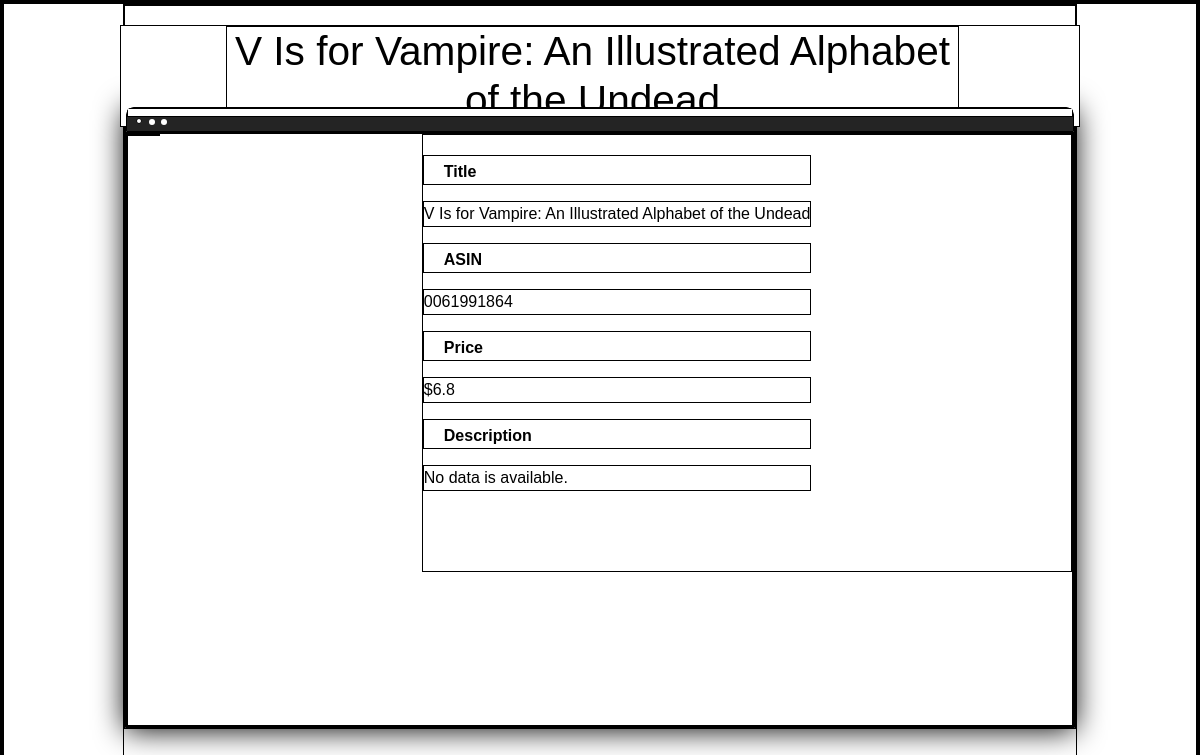
The page /book/0061991864 on the database its author committed.
### app/database/models.py (models this page shows, shortened)
class Book(db.Model):
    __tablename__ = 'books'
    id = db.Column(db.Integer, primary_key=True)
    date_of_creation = db.Column(db.DateTime, index=True, default=datetime.utcnow)
    asin = db.Column(db.String(32), index=True)
    title = db.Column(db.String(128), index=True)
    price = db.Column(db.String(32), index=True, default=None)
    imUrl = db.Column(db.String(128), index=True, default=None)
    description = db.Column(db.String(1024), default=None)
    sales_rank = db.Column(db.String(32), index=True, default=None)
    also_bought = db.Column(db.String(32), default=None)
    also_viewed = db.Column(db.String(32), default=None)
    bought_together = db.Column(db.String(32), default=None)
    buy_after_viewing = db.Column(db.String(32), default=None)

### app/rec_sys/routes.py (the view)
@bp.route('/book/<asin>')
def book(asin):
    return render_template(
        'book.html',
        title='Big Data Algorithms Project',
        book=Book.query.filter_by(asin=asin).all()[0]
    )

### app/templates/book.html (shortened to what this page needs)
<!DOCTYPE html>
<html>
<head>
    <link rel="stylesheet" href="{{ url_for('static', filename='book.css') }}">
</head>
<body ontouchstart="">
    <div class="WebsitePage ">
        <div class="WebsitePage__bd ">
            <div class="WebsitePage__inner ">
                <div class="Header ">
                        <h1 class="Header__title">{{ book.title }}</h1>
                </div>
                <article class="Snapshot ">
                    <div class="Browser Browser--large Browser--onDark">
                        <div class="Browser__chrome ">
                            <span class="Browser__dots ">
                            </span>
                            <span class="Browser__title "></span>
                        </div>
                        <div cladss="Browser__bd ">
                            <figure class="Snapshot__fig ">
                                <div class="image-container">
                                </div>
                                <div class="book-info">
                                    <h6 class="card-title"> Title </h6>
                                    <p class="card-text">{{ book.title }}</p>
                                    <h6 class="card-title"> ASIN </h6>
                                    <p class="card-text"> {{ book.asin }} </p>
                                    <h6 class="card-title"> Price </h6>
                                    {% if book.price %}
                                    <p class="card-text">${{ book.price }}</p>
                                    {% else %}
                                    <p class="card-text">No data is available.</p>
                                    {% endif %}
                                    <h6 class="card-title"> Description </h6>
                                    {% if book.description %}
                                    <p class="card-text">{{ book.description }}</p>
                                    {% else %}
                                    <p class="card-text">No data is available.</p>
                                    {% endif %}
                                 </div>
                            </figure>
                        </div>
                    </div>
                </article>
            </div>
        </div>
    </div>
</body>
</html>

### app/static/book.css (style rules this page uses)
article, aside, details, figcaption, figure, footer, header, hgroup, main, nav, section, summary { display: block; }
html { font-family: sans-serif; -ms-text-size-adjust: 100%; -webkit-text-size-adjust: 100%; }
body { margin: 0; }
h1 { font-size: 2em; margin: 0.67em 0; }
figure { margin: 0; }
*, *:before, *:after { box-sizing: border-box; }
html { font-size: 100%; -webkit-text-size-adjust: 100%; -ms-text-size-adjust: 100%; word-wrap: break-word; overflow-y: scroll; }
body { font-family: Karla, sans-serif; font-size: 13px; font-weight: normal; line-height: 1.5; letter-spacing: 0; margin: 0; padding: 0; scroll-behavior: smooth; }
h1, h2, h3, h4, h5, h6 { color: inherit; font-family: inherit; font-size: inherit; line-height: inherit; letter-spacing: inherit; font-weight: inherit; margin: 0; }
.Browser { border-radius: 5px 5px 0 0; overflow: hidden; box-shadow: 0px 2px 6px 1px rgba(0, 0, 0, 0.07); font-size: 11px; }
.Browser__chrome { display: block; height: 13px; background-color: #242424; position: relative; }
.Browser__dots { display: block; top: 5px; left: 6px; }
.Browser__dots, .Browser__dots:before, .Browser__dots:after { position: absolute; width: 4px; height: 4px; border-radius: 100%; background-color: #fff; }
.Browser__dots:before { content: ''; top: 0; left: 7px; }
.Browser__dots:after { content: ''; top: 0; left: 14px; }
.Browser__title { color: #fff; padding: 4px 48px 3px 48px; line-height: 1.5; font-size: 12px; display: block; text-align: center; width: 100%; overflow: hidden; white-space: nowrap; text-overflow: ellipsis; }
.Browser--large { border-radius: 8px 8px 0 0; }
.Browser--large .Browser__chrome { height: 25px; border-radius: 8px 8px 0 0; }
.Browser--large .Browser__dots { display: block; top: 10px; left: 9px; }
.Browser--large .Browser__dots, .Browser--large .Browser__dots:before, .Browser--large .Browser__dots:after { width: 6px; height: 6px; }
.Browser--large .Browser__dots:before { left: 12px; }
.Browser--large .Browser__dots:after { left: 24px; }
.Browser--onDark { box-shadow: 0 2px 30px #000; }
.WebsitePage { min-height: 100vh; overflow: hidden; background-color: #161616; color: #fff; -webkit-font-smoothing: antialiased; -moz-osx-font-smoothing: grayscale; }
.WebsitePage__bd { padding-left: 10%; padding-right: 10%; padding-bottom: 0; }
.WebsitePage__inner { max-width: 1200px; margin-left: auto; margin-right: auto; }
.Snapshot { max-width: 1200px; margin-left: auto; margin-right: auto; padding-top: 50px; margin-bottom: 50px; }
.Snapshot__fig { padding-bottom: 62.5%; position: relative; background-color: white; }
.image-container { float: left; }
.book-info { flex: 1 1 auto; float: right; padding: 1.25rem 16.2rem 4rem 0rem; }
.card-title { font-size: 1rem; padding: 0.25rem 3rem 0 20px; margin-bottom: 0 -2.75rem 0.25rem -2.75rem; font-weight: 800; }
.card-text { font-size: 1rem; }
.Header { text-align: center; margin-top: 50px; }
.Header__title { font-size: 20px; line-height: 1.2; }
@media screen and (min-width: 20em) { .Header__title { font-size: calc(20px + (42 - 20) * (100vw - 320px) / (1258 - 320)); } }
@media screen and (min-width: 60em) { .Snapshot { padding-top: 100px; } }
@media screen and (min-width: 60em) { .Header { position: fixed; margin-top: 0; top: 25px; right: 10%; left: 10%; padding-left: 105px; padding-right: 105px; } }
@media screen and (min-width: 60em) { .Header:after { content: ""; display: table; clear: both; } }
@media screen and (min-width: 60em) { .Header__title { margin-top: 0; float: left; margin-right: 15px; } }
* { color: black; background-color: white; border: 1px solid black; }

### rows shown on the page
Book: title "V Is for Vampire: An Illustrated Alphabet of the Undead", asin "0061991864", price "6.8", description "No data is available."
